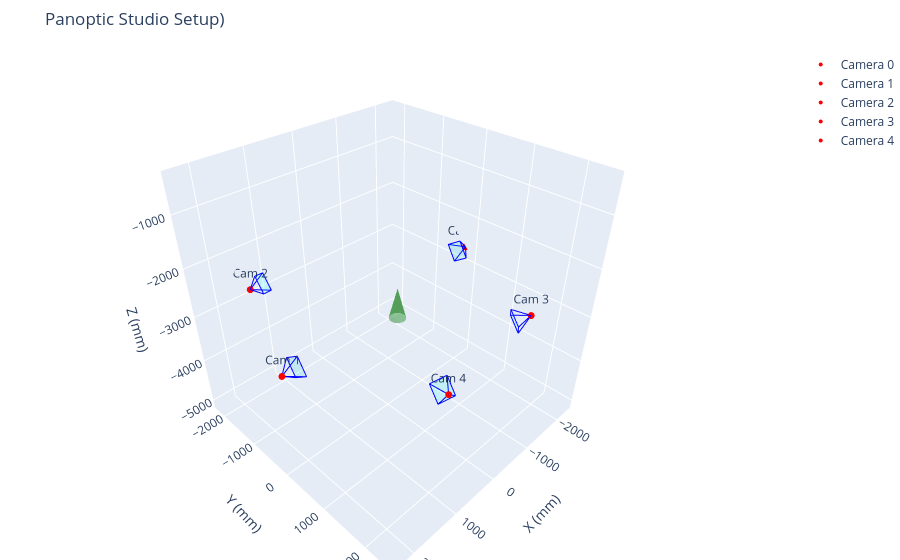

Here is the notebook cell this chart was saved with:
### Code cell
cameras_raw = read_calibration_raw('calibration_raw.json')
cameras_raw = invert_extrinsics(cameras_raw)
cameras_raw = modify_extrinsics(cameras_raw)
customized_sequence = convert_calibration_to_panoptic(cameras_raw)
save_calibration_panoptic('calibration.json', customized_sequence)

cameras_panoptic = read_calibration_panoptic('calibration.json')
visualize_panoptic_setup(cameras_panoptic)

### Figure 1 — Plotly figure (JSON) as saved in the notebook; plotly's stock layout.template omitted (floating-point values rounded to 4 significant figures)
{"data": [{"line": {"color": "blue", "width": 2}, "mode": "lines", "showlegend": false, "type": "scatter3d", "x": [-2469.0, -2148.0], "y": [-268.9, -270.7], "z": [-2736.0, -2934.0]}, {"line": {"color": "blue", "width": 2}, "mode": "lines", "showlegend": false, "type": "scatter3d", "x": [-2469.0, -2189.0], "y": [-268.9, -18.22], "z": [-2736.0, -2774.0]}, {"line": {"color": "blue", "width": 2}, "mode": "lines", "showlegend": false, "type": "scatter3d", "x": [-2469.0, -2202.0], "y": [-268.9, -209.7], "z": [-2736.0, -2476.0]}, {"line": {"color": "blue", "width": 2}, "mode": "lines", "showlegend": false, "type": "scatter3d", "x": [-2469.0, -2161.0], "y": [-268.9, -462.2], "z": [-2736.0, -2636.0]}, {"line": {"color": "blue", "width": 2}, "mode": "lines", "showlegend": false, "type": "scatter3d", "x": [-2148.0, -2189.0, -2202.0, -2161.0, -2148.0], "y": [-270.7, -18.22, -209.7, -462.2, -270.7], "z": [-2934.0, -2774.0, -2476.0, -2636.0, -2934.0]}, {"color": "cyan", "i": [0, 0], "j": [1, 2], "k": [2, 3], "name": "Cam 0 FOV", "opacity": 0.15, "type": "mesh3d", "x": [-2148.0, -2189.0, -2202.0, -2161.0], "y": [-270.7, -18.22, -209.7, -462.2], "z": [-2934.0, -2774.0, -2476.0, -2636.0]}, {"marker": {"color": "red", "size": 4}, "mode": "markers+text", "name": "Camera 0", "text": ["Cam 0"], "textposition": "top center", "type": "scatter3d", "x": [-2469.0], "y": [-268.9], "z": [-2736.0]}, {"line": {"color": "blue", "width": 2}, "mode": "lines", "showlegend": false, "type": "scatter3d", "x": [2467.0, 2155.0], "y": [263.2, 449.4], "z": [-2737.0, -2824.0]}, {"line": {"color": "blue", "width": 2}, "mode": "lines", "showlegend": false, "type": "scatter3d", "x": [2467.0, 2188.0], "y": [263.2, 202.9], "z": [-2737.0, -2978.0]}, {"line": {"color": "blue", "width": 2}, "mode": "lines", "showlegend": false, "type": "scatter3d", "x": [2467.0, 2189.0], "y": [263.2, 18.9], "z": [-2737.0, -2683.0]}, {"line": {"color": "blue", "width": 2}, "mode": "lines", "showlegend": false, "type": "scatter3d", "x": [2467.0, 2156.0], "y": [263.2, 265.4], "z": [-2737.0, -2529.0]}, {"line": {"color": "blue", "width": 2}, "mode": "lines", "showlegend": false, "type": "scatter3d", "x": [2155.0, 2188.0, 2189.0, 2156.0, 2155.0], "y": [449.4, 202.9, 18.9, 265.4, 449.4], "z": [-2824.0, -2978.0, -2683.0, -2529.0, -2824.0]}, {"color": "cyan", "i": [0, 0], "j": [1, 2], "k": [2, 3], "name": "Cam 1 FOV", "opacity": 0.15, "type": "mesh3d", "x": [2155.0, 2188.0, 2189.0, 2156.0], "y": [449.4, 202.9, 18.9, 265.4], "z": [-2824.0, -2978.0, -2683.0, -2529.0]}, {"marker": {"color": "red", "size": 4}, "mode": "markers+text", "name": "Camera 1", "text": ["Cam 1"], "textposition": "top center", "type": "scatter3d", "x": [2467.0], "y": [263.2], "z": [-2737.0]}, {"line": {"color": "blue", "width": 2}, "mode": "lines", "showlegend": false, "type": "scatter3d", "x": [1473.0, 1430.0], "y": [-2015.0, -1648.0], "z": [-2729.0, -2668.0]}, {"line": {"color": "blue", "width": 2}, "mode": "lines", "showlegend": false, "type": "scatter3d", "x": [1473.0, 1186.0], "y": [-2015.0, -1778.0], "z": [-2729.0, -2765.0]}, {"line": {"color": "blue", "width": 2}, "mode": "lines", "showlegend": false, "type": "scatter3d", "x": [1473.0, 1188.0], "y": [-2015.0, -1988.0], "z": [-2729.0, -2489.0]}, {"line": {"color": "blue", "width": 2}, "mode": "lines", "showlegend": false, "type": "scatter3d", "x": [1473.0, 1432.0], "y": [-2015.0, -1858.0], "z": [-2729.0, -2392.0]}, {"line": {"color": "blue", "width": 2}, "mode": "lines", "showlegend": false, "type": "scatter3d", "x": [1430.0, 1186.0, 1188.0, 1432.0, 1430.0], "y": [-1648.0, -1778.0, -1988.0, -1858.0, -1648.0], "z": [-2668.0, -2765.0, -2489.0, -2392.0, -2668.0]}, {"color": "cyan", "i": [0, 0], "j": [1, 2], "k": [2, 3], "name": "Cam 2 FOV", "opacity": 0.15, "type": "mesh3d", "x": [1430.0, 1186.0, 1188.0, 1432.0], "y": [-1648.0, -1778.0, -1988.0, -1858.0], "z": [-2668.0, -2765.0, -2489.0, -2392.0]}, {"marker": {"color": "red", "size": 4}, "mode": "markers+text", "name": "Camera 2", "text": ["Cam 2"], "textposition": "top center", "type": "scatter3d", "x": [1473.0], "y": [-2015.0], "z": [-2729.0]}, {"line": {"color": "blue", "width": 2}, "mode": "lines", "showlegend": false, "type": "scatter3d", "x": [-1465.0, -1422.0], "y": [1998.0, 1816.0], "z": [-2749.0, -3073.0]}, {"line": {"color": "blue", "width": 2}, "mode": "lines", "showlegend": false, "type": "scatter3d", "x": [-1465.0, -1182.0], "y": [1998.0, 1970.0], "z": [-2749.0, -2992.0]}, {"line": {"color": "blue", "width": 2}, "mode": "lines", "showlegend": false, "type": "scatter3d", "x": [-1465.0, -1162.0], "y": [1998.0, 1784.0], "z": [-2749.0, -2697.0]}, {"line": {"color": "blue", "width": 2}, "mode": "lines", "showlegend": false, "type": "scatter3d", "x": [-1465.0, -1402.0], "y": [1998.0, 1630.0], "z": [-2749.0, -2778.0]}, {"line": {"color": "blue", "width": 2}, "mode": "lines", "showlegend": false, "type": "scatter3d", "x": [-1422.0, -1182.0, -1162.0, -1402.0, -1422.0], "y": [1816.0, 1970.0, 1784.0, 1630.0, 1816.0], "z": [-3073.0, -2992.0, -2697.0, -2778.0, -3073.0]}, {"color": "cyan", "i": [0, 0], "j": [1, 2], "k": [2, 3], "name": "Cam 3 FOV", "opacity": 0.15, "type": "mesh3d", "x": [-1422.0, -1182.0, -1162.0, -1402.0], "y": [1816.0, 1970.0, 1784.0, 1630.0], "z": [-3073.0, -2992.0, -2697.0, -2778.0]}, {"marker": {"color": "red", "size": 4}, "mode": "markers+text", "name": "Camera 3", "text": ["Cam 3"], "textposition": "top center", "type": "scatter3d", "x": [-1465.0], "y": [1998.0], "z": [-2749.0]}, {"line": {"color": "blue", "width": 2}, "mode": "lines", "showlegend": false, "type": "scatter3d", "x": [1001.0, 735.4], "y": [2276.0, 2201.0], "z": [-2739.0, -2992.0]}, {"line": {"color": "blue", "width": 2}, "mode": "lines", "showlegend": false, "type": "scatter3d", "x": [1001.0, 999.7], "y": [2276.0, 2090.0], "z": [-2739.0, -3063.0]}, {"line": {"color": "blue", "width": 2}, "mode": "lines", "showlegend": false, "type": "scatter3d", "x": [1001.0, 1000.0], "y": [2276.0, 1904.0], "z": [-2739.0, -2774.0]}, {"line": {"color": "blue", "width": 2}, "mode": "lines", "showlegend": false, "type": "scatter3d", "x": [1001.0, 735.9], "y": [2276.0, 2015.0], "z": [-2739.0, -2702.0]}, {"line": {"color": "blue", "width": 2}, "mode": "lines", "showlegend": false, "type": "scatter3d", "x": [735.4, 999.7, 1000.0, 735.9, 735.4], "y": [2201.0, 2090.0, 1904.0, 2015.0, 2201.0], "z": [-2992.0, -3063.0, -2774.0, -2702.0, -2992.0]}, {"color": "cyan", "i": [0, 0], "j": [1, 2], "k": [2, 3], "name": "Cam 4 FOV", "opacity": 0.15, "type": "mesh3d", "x": [735.4, 999.7, 1000.0, 735.9], "y": [2201.0, 2090.0, 1904.0, 2015.0], "z": [-2992.0, -3063.0, -2774.0, -2702.0]}, {"marker": {"color": "red", "size": 4}, "mode": "markers+text", "name": "Camera 4", "text": ["Cam 4"], "textposition": "top center", "type": "scatter3d", "x": [1001.0], "y": [2276.0], "z": [-2739.0]}, {"color": "green", "i": [0, 1, 2, 3, 4, 5, 6, 7, 8, 9, 10, 11, 12, 13, 14, 15, 16, 17, 18], "j": [1, 2, 3, 4, 5, 6, 7, 8, 9, 10, 11, 12, 13, 14, 15, 16, 17, 18, 19], "k": [20, 20, 20, 20, 20, 20, 20, 20, 20, 20, 20, 20, 20, 20, 20, 20, 20, 20, 20], "name": "Z-Axis Pointer", "opacity": 0.4, "type": "mesh3d", "x": [349.8, 341.8, 318.5, 282.6, 237.8, 189.1, 141.8, 100.9, 70.85, 54.99, 54.99, 70.85, 100.9, 141.8, 189.1, 237.8, 282.6, 318.5, 341.8, 349.8, 201.4], "y": [450.9, 499.1, 542.1, 575.1, 594.8, 598.8, 586.8, 560.1, 521.5, 475.3, 426.5, 380.3, 341.7, 315.0, 303.0, 307.0, 326.6, 359.7, 402.7, 450.9, 450.9], "z": [-2738.0, -2738.0, -2738.0, -2738.0, -2738.0, -2738.0, -2738.0, -2738.0, -2738.0, -2738.0, -2738.0, -2738.0, -2738.0, -2738.0, -2738.0, -2738.0, -2738.0, -2738.0, -2738.0, -2738.0, -2144.0]}], "layout": {"margin": {"b": 0, "l": 0, "r": 0, "t": 50}, "scene": {"aspectmode": "cube", "xaxis": {"range": [-2469.0, 2467.0], "title": {"text": "X (mm)"}}, "yaxis": {"range": [-2337.0, 2599.0], "title": {"text": "Y (mm)"}}, "zaxis": {"range": [-5200.0, -264.5], "title": {"text": "Z (mm)"}}}, "title": {"text": "Panoptic Studio Setup)"}}}
